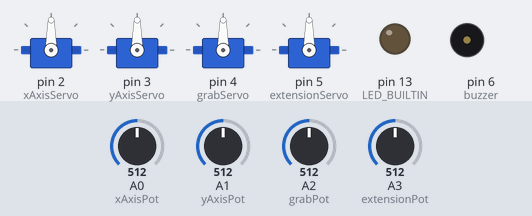
A sketch run on a simulated Arduino Uno, built with avr-gcc and run on an emulated ATmega328P. Parts: 4 × servo, output pins drawn as LEDs (lit = HIGH), buzzer (waves = sounding). The inputs (shaded band) are chosen by the test bench; at power-on: A0 (xAxisPot) = 512, A1 (yAxisPot) = 512, A2 (grabPot) = 512, A3 (extensionPot) = 512.

Above: at 1.2 s.
1.3 s: A0 (xAxisPot) set to 716
At 2.0 s:
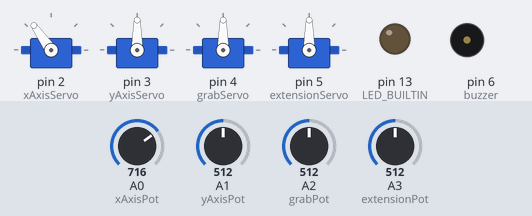
2.8 s: A1 (yAxisPot) set to 658
At 3.1 s:
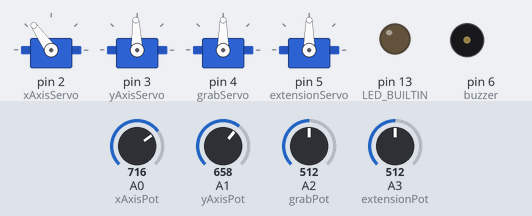
4.3 s: A1 (yAxisPot) set to 682
At 5.4 s:
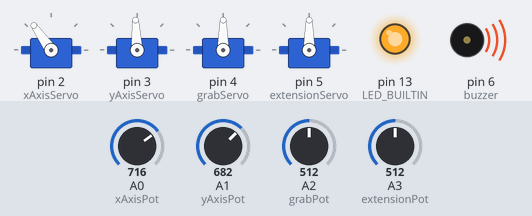
5.8 s: A2 (grabPot) set to 716
At 6.6 s:
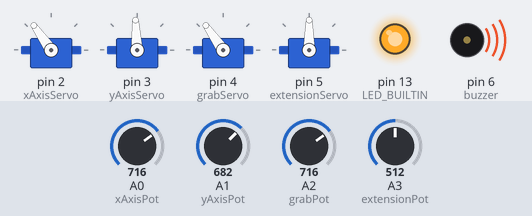
7.3 s: A3 (extensionPot) set to 716
At 7.7 s:
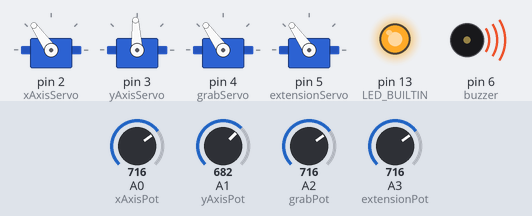
8.8 s: A0 (xAxisPot) set to 992
At 10.1 s:
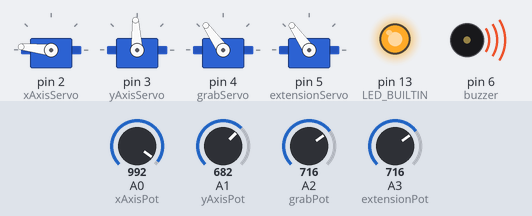
Timing chart, 0 to 11.3 s (numbered marks = the images above; inputs shaded):
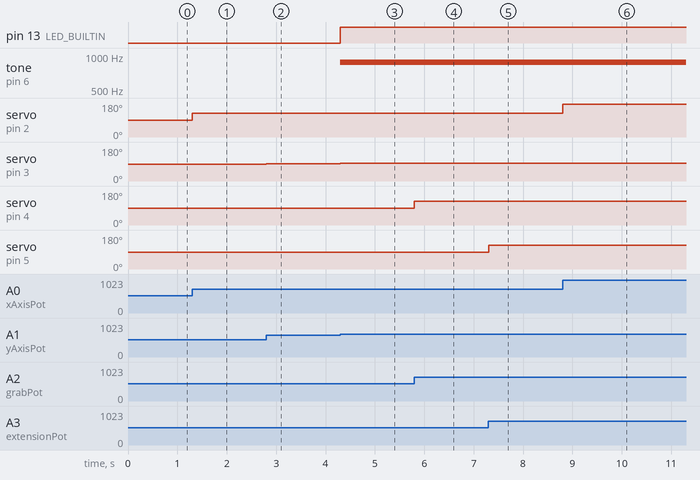

Measured:
- the behaviour switches between 664 and 665 on A1 (yAxisPot) (found by bisection; images 2 and 3)
- after the input at 1.3 s, servo on pin 2 (xAxisServo): 90° → 125° at once
- after the input at 2.8 s, servo on pin 3 (yAxisServo): 90° → 92° at once
- after the input at 4.3 s, pin 13 (LED_BUILTIN): LOW → HIGH at once; tone on pin 6 (buzzer): silent → 880 Hz at once; servo on pin 3 (yAxisServo): 92° → 93° at once
- after the input at 5.8 s, servo on pin 4 (grabServo): 90° → 125° at once
- after the input at 7.3 s, servo on pin 5 (extensionServo): 90° → 125° at once
- after the input at 8.8 s, servo on pin 2 (xAxisServo): 125° → 174° at once

The sketch:

FallHackathon2018_CranePrototype.ino
```cpp
#include <Servo.h>

const int xAxisPot = A0;
const int yAxisPot = A1;
const int grabPot = A2;
const int extensionPot = A3;

Servo xAxisServo;     //directional
Servo yAxisServo;     //continuous
Servo grabServo;      //directional
Servo extensionServo; //directional

const int buzzer = 6;
const int freq = 880;

int xVal;
int yVal;
int grabVal;
int extensionVal;

void setup()
{
  pinMode(xAxisPot, INPUT);
  pinMode(yAxisPot, INPUT);
  pinMode(grabPot, INPUT);
  pinMode(extensionPot, INPUT);

  xAxisServo.attach(2);
  yAxisServo.attach(3);
  grabServo.attach(4);
  extensionServo.attach(5);

  pinMode(LED_BUILTIN, OUTPUT);
}

void loop()
{
  xVal = map(analogRead(xAxisPot), 0, 1023, 0, 180);
  yVal = map(analogRead(yAxisPot), 0, 1023, 80, 100);
  grabVal = map(analogRead(grabPot), 0, 1023, 0, 180);
  extensionVal = map(analogRead(extensionPot), 0, 1023, 0, 180);

  xAxisServo.write(xVal);
  yAxisServo.write(yVal);
  grabServo.write(grabVal);
  extensionServo.write(extensionVal);

  if (yVal >= 88 && yVal <= 92)
  {
    digitalWrite(LED_BUILTIN, LOW);
    noTone(buzzer);
  }
  else
  {
    digitalWrite(LED_BUILTIN, HIGH);
    tone(buzzer, freq);
  }
}
```
